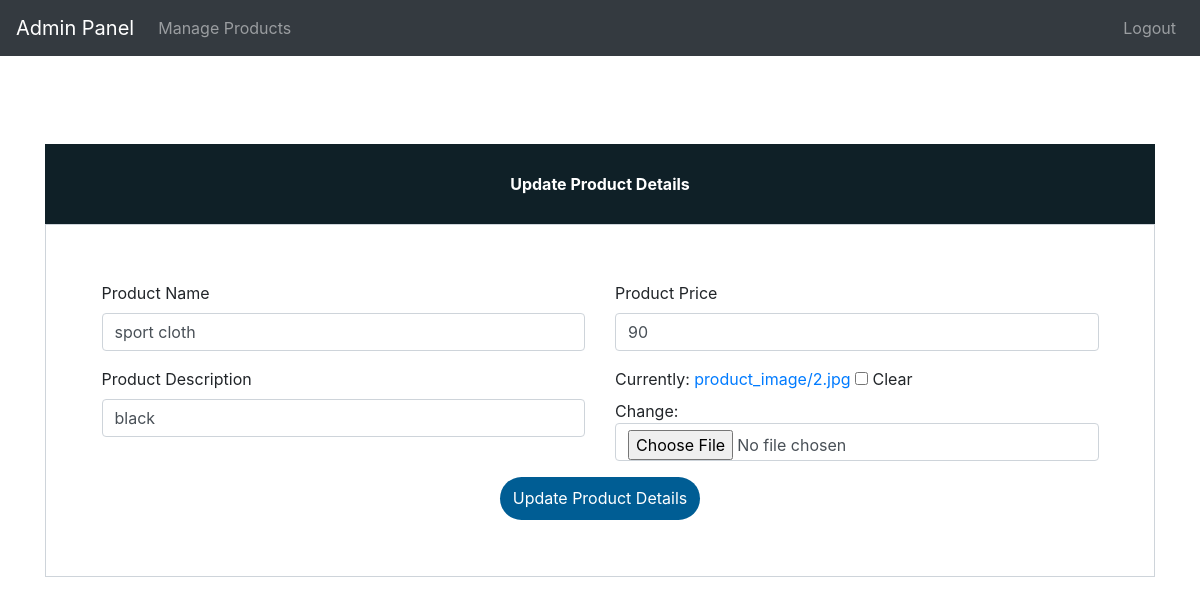
Page /update-product/8 (signed in) on the committed database.
### ecom/models.py (models this page shows, shortened)
class Product(models.Model):
    name=models.CharField(max_length=40)
    product_image= models.ImageField(upload_to='product_image/',null=True,blank=True)
    price = models.PositiveIntegerField()
    description=models.CharField(max_length=40)

### ecom/views.py (the view)
# urls.py: path('update-product/<int:pk>', views.update_product_view,name='update-product'),
@login_required(login_url='adminlogin')
def update_product_view(request,pk):
    product=models.Product.objects.get(id=pk)
    productForm=forms.ProductForm(instance=product)
    if request.method=='POST':
        productForm=forms.ProductForm(request.POST,request.FILES,instance=product)
        if productForm.is_valid():
            productForm.save()
            return redirect('admin-products')
    return render(request,'ecom/admin_update_product.html',{'productForm':productForm})

### ecom/forms.py
class ProductForm(forms.ModelForm):
    class Meta:
        model=models.Product
        fields=['name','price','description','product_image']

### templates/ecom/admin_update_product.html (shortened to what this page needs)
{% extends 'ecom/admin_base.html' %} {% load widget_tweaks %} {% block content %}
<head>
    <link href="//maxcdn.bootstrapcdn.com/bootstrap/4.1.1/css/bootstrap.min.css" rel="stylesheet" id="bootstrap-css">
</head>
<br><br><br><br><br><br>
<form method="post" enctype="multipart/form-data">
    <div class="container register-form">
        <div class="form">
            <div class="note">
                <p>Update Product Details</p>
            </div>
            <div class="form-content">
                <div class="row">
                    <div class="col-md-6">
                        <div class="form-group">
                            <label for="">Product Name</label> {% render_field productForm.name class="form-control" placeholder="Product Name" %}
                        </div>
                        <div class="form-group">
                            <label for="">Product Description</label> {% render_field productForm.description class="form-control" placeholder="Description" %}
                        </div>
                    </div>
                    <div class="col-md-6">
                        <div class="form-group">
                            <label for="">Product Price</label> {% render_field productForm.price class="form-control" placeholder="Price" %}
                        </div>
                        <div class="form-group">
                            {% render_field productForm.product_image class="form-control" placeholder="product_image" %}
                        </div>
                    </div>
                </div>
                <div>
                    <center><button type="submit" class="btnSubmit">Update Product Details</button></center>
                </div>
            </div>
        </div>
    </div>
</form>
{% endblock content %}

### templates/ecom/admin_update_product.html (style rules this page uses)
a:link { text-decoration: none; }
.note { text-align: center; height: 80px; background: #0F2027; color: #fff; font-weight: bold; line-height: 80px; }
.form-content { padding: 5%; border: 1px solid #ced4da; margin-bottom: 2%; }
.form-control { border-radius: 1.5rem; }
.btnSubmit { border: none; border-radius: 1.5rem; padding: 1%; width: 20%; cursor: pointer; background: #005d94; color: #fff; }

### rows in the picture
Product: name "sport cloth", description "black", price "90"
